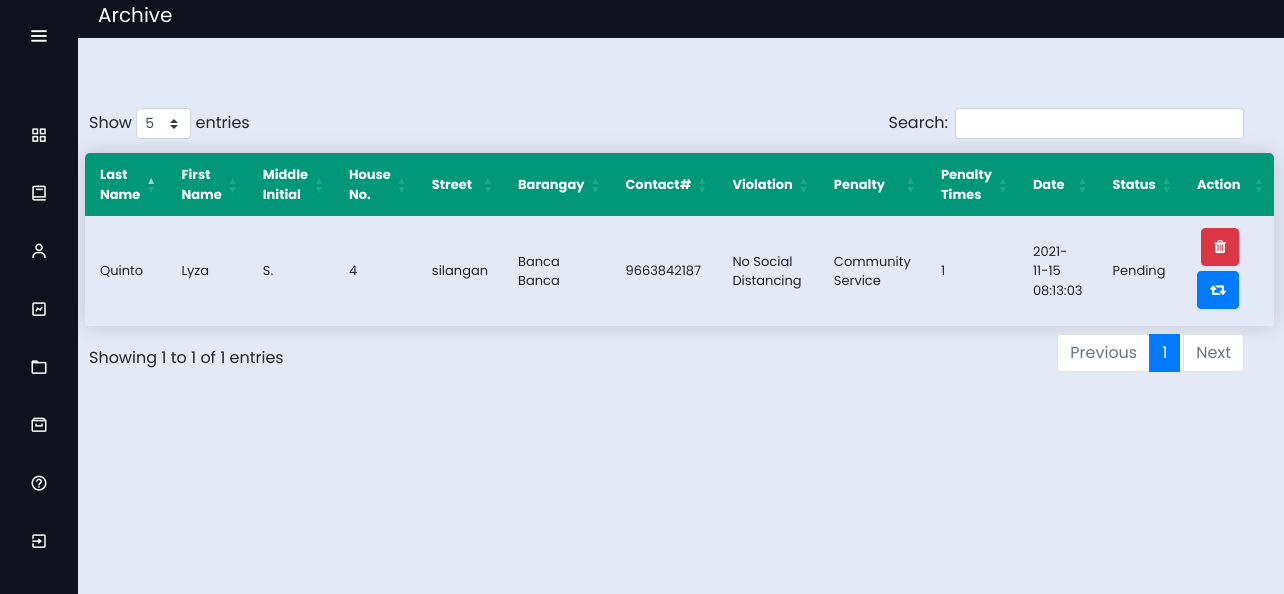
The page /bancabanca_archive on the database its author committed.
### tables this page shows
CREATE TABLE archive(
	id INTEGER PRIMARY KEY AUTOINCREMENT,
	last_name TEXT NOT NULL,
	first_name TEXT NOT NULL,
	middle_name TEXT NOT NULL,
	house_number TEXT NOT NULL,
	street TEXT NOT NULL,
	barangay TEXT NOT NULL,
	contact int NOT NULL,
	violation TEXT NOT NULL,
	penalty TEXT NOT NULL,
	total_penalty INTEGER NOT NULL,
	date TEXT NOT NULL,
	status TEXT NOT NULL	

);

### app.py (the view)
@app.route('/bancabanca_archive')
def bancabanca_archive():
    conn = get_db_connection()
    bancabanca = conn.execute("SELECT * FROM archive where barangay='Banca Banca'").fetchall()
    conn.close()
    return render_template('bancabanca_archive.html', bancabanca=bancabanca)

### app.py (called while the page is built)
def get_db_connection():
    conn = sqlite3.connect('database.db')
    conn.row_factory = sqlite3.Row
    return conn
    conn.close()
    c = conn.cursor()

### templates/bancabanca_archive.html (shortened to what this page needs)
<!DOCTYPE html>
<html lang="en" dir="ltr">
  <head>
    <link rel="stylesheet" href="../static/css/style5.css">
    <link href='https://unpkg.com/boxicons@2.0.7/css/boxicons.min.css' rel='stylesheet'>
    <link rel="stylesheet" href="../static/css/style2.css">
  <link rel="stylesheet" href="https://cdnjs.cloudflare.com/ajax/libs/font-awesome/4.7.0/css/font-awesome.min.css">
  <link rel="stylesheet" href="https://stackpath.bootstrapcdn.com/bootstrap/4.3.1/css/bootstrap.min.css">
  <link rel="stylesheet" type="text/css" href="https://cdn.datatables.net/1.10.23/css/dataTables.bootstrap4.min.css">
  <link rel="stylesheet" type="text/css" href="https://cdnjs.cloudflare.com/ajax/libs/twitter-bootstrap/4.5.2/css/bootstrap.css">
   </head>
<body>
  <div class="sidebar" >
    <div class="logo-details">
        <i class='bx bx-menu' id="btn" ></i>
    </div>
    <br>
    <ul class="nav-list">
      <li>
        <a href="{{ url_for('bancabanca_dashboard') }}">
          <i class='bx bx-grid-alt'></i>
        </a>
      </li>
      <li>
       <a href="{{ url_for('bancabanca') }}">
         <i class='bx bx-book' ></i>
       </a>
     </li>
      <li>
       <a href="{{ url_for('bancabanca_service') }}">
         <i class='bx bx-user' ></i>
       </a>
     </li>
     <li>
       <a href="{{ url_for('bancabanca_chart') }}">
         <i class='bx bx-chart' ></i>
       </a>
     </li>
     <li>
       <a href="{{ url_for('bancabanca_logs') }}">
         <i class='bx bx-folder' ></i>
       </a>
     </li>
     <li>
       <a href="{{ url_for('bancabanca_archive') }}">
         <i class='bx bx-archive' ></i>
       </a>
     </li>
     <li>
       <a href="{{ url_for('bancabanca_guidelines') }}">
         <i class='bx bx-help-circle' ></i>
       </a>
     </li>
     <li>
       <a href="{{ url_for('login') }}">
         <i class='bx bx-exit' ></i>
       </a>
     </li>
    </ul>
  </div>
  <section class="home-section">
<p style="background: #11101D; font-size: 20px; color: white;"> <label style="margin-left: 20px;">Archive </label><label style="float: right; margin-right: 20px;"></label>
      </p></br><br><br>
<div class="main" style="margin-left: 1px; margin-top: -90px;">
      <br>
   <input style="float: right; margin-right: 1280px; margin-top: px; font-weight: bold;" type="button" class="btn btn-xs btn-primary" value="Print Table" onclick="myApp.printTable()" />
  <br><br>
  <table class="content-table" id="example"  style="width: calc(100% - -30px); margin-left: -4px; font-size: 13px;">
  <thead style="background-color: ;">
  <tr >
    <th>Last Name</th>
    <th>First Name</th>
    <th>Middle Initial</th>
    <th>House No.</th>
    <th>Street</th>
    <th>Barangay</th>
    <th>Contact#</th>
    <th>Violation</th>
    <th>Penalty</th>
    <th>Penalty Times</th>
    <th>Date</th>
    <th>Status</th>
    <th width="110px">Action</th>
  </tr>
  </thead>
  {%for bb in bancabanca%}
  <tr>
  <td>{{bb['last_name']}}</td>
  <td>{{bb['first_name']}}</td>
  <td>{{bb['middle_name']}}</td>
  <td>{{bb['house_number']}}</td>
  <td>{{bb['street']}}</td>
    <td>{{bb['barangay']}}</td>
    <td>{{bb['contact']}}</td>
    <td>{{bb['violation']}}</td>
    <td>{{bb['penalty']}}</td>
    <td>{{bb['total_penalty']}}</td>
    <td>{{bb['date']}}</td>
    <td>{{bb['status']}}</td>
    <td>
      <center>
      <a href="{{url_for('delete_perma', table="bbvl",last_name=bb['last_name'] ,first_name=bb['first_name'] ,middle_name=bb['middle_name'] ,house_number=bb['house_number'] ,street=bb['street'] ,barangay=bb['barangay'] ,contact=bb['contact'] ,violation=bb['violation'] ,penalty=bb['penalty'] ,total_penalty=bb['total_penalty'] ,date=bb['date'] ,status=bb['status'])}}" class="btn btn-xs btn-danger" title="Click to Delete" style="margin-bottom: 5px;" onClick="return confirm('Are you sure you want to remove this permanently?')"><i class="fa fa-trash" aria-hidden="true" style="font-size: 15px;" ></i></a>
      <a href="{{url_for('restore', table="bbvl",last_name=bb['last_name'] ,first_name=bb['first_name'] ,middle_name=bb['middle_name'] ,house_number=bb['house_number'] ,street=bb['street'] ,barangay=bb['barangay'] ,contact=bb['contact'] ,violation=bb['violation'] ,penalty=bb['penalty'] ,total_penalty=bb['total_penalty'] ,date=bb['date'] ,status=bb['status'])}}" class="btn btn-xs btn-primary" title="Click to Restore" style="margin-bottom: 5px;" ><i class="fa fa-retweet" style="font-size: 15px;"></i></a>
      </center>
    </td>
  </tr>
  {%endfor%}
  </table>
  </div>
  </section>
</body>
</html>

### static/css/style5.css (style rules this page uses)
* { margin: 0; padding: 0; box-sizing: border-box; font-family: "Poppins" , sans-serif; }
.sidebar { position: fixed; left: 0; top: 0; height: 100%; width: 78px; background: #11101D; padding: 6px 14px; z-index: 99; transition: all 0.5s ease; }
.sidebar .logo-details { height: 60px; display: flex; align-items: center; position: relative; }
.sidebar .logo-details #btn { position: absolute; top: 50%; right: 0; transform: translateY(-50%); font-size: 22px; transition: all 0.4s ease; font-size: 23px; text-align: center; cursor: pointer; transition: all 0.5s ease; }
.sidebar i { color: #fff; height: 60px; min-width: 50px; font-size: 28px; text-align: center; line-height: 60px; }
.sidebar .nav-list { margin-top: 20px; height: 100%; }
.sidebar li { position: relative; margin: 8px 0; list-style: none; }
.sidebar li a { display: flex; height: 100%; width: 100%; border-radius: 12px; align-items: center; text-decoration: none; transition: all 0.4s ease; background: #11101D; }
.sidebar li i { height: 50px; line-height: 50px; font-size: 18px; border-radius: 12px; }
.home-section { position: relative; background: #E4E9F7; min-height: 100vh; top: 0; left: 78px; width: calc(100% - 78px); transition: all 0.5s ease; z-index: 2; }
.content-table { font-family: "Poppins" , sans-serif; border-collapse: collapse; margin: 25px 0; margin-top: 200px; font-size: 14px; min-width: 400px; border-radius: 5px 5px 0 0; overflow: hidden; box-shadow: 0 0 20px rgba(0, 0, 0, 0.15); margin-left: 20px; width: ; margin-top: -10px; width: calc(100% - 50px); }
.content-table thead tr { background-color: #009879; color: #ffffff; text-align: left; font-weight: bold; }
.content-table th, .content-table td { padding: 12px 15px; }
.content-table tbody tr { border-bottom: 1px solid #dddddd; }
.content-table tbody tr:last-of-type { border-bottom: 2px solid #009879; }

### static/css/style2.css (style rules this page uses)
body { margin:0px; padding: 0px; background-color:#1b203d; overflow: hidden; font-family: bernard; color: #1b203d; }
.main { margin-top: 50px; margin-left: 315px; margin-right: 30px; padding: 0px 10px; }
.btn { float: right; margin-right: 20px; }
table.dataTable thead .sorting:after, table.dataTable thead .sorting:before, table.dataTable thead .sorting_asc:after, table.dataTable thead .sorting_asc:before, table.dataTable thead .sorting_asc_disabled:after, table.dataTable thead .sorting_asc_disabled:before, table.dataTable thead .sorting_desc:after, table.dataTable thead .sorting_desc:before, table.dataTable thead .sorting_desc_disabled:after, table.dataTable thead .sorting_desc_disabled:before { bottom: .5em; }

### rows shown on the page
archive: last_name "Quinto", first_name "Lyza", middle_name "S.", house_number "4", street "silangan", barangay "Banca Banca", contact "9663842187", violation "No Social Distancing", penalty "Community Service", total_penalty "1", date "2021-11-15 08:13:03", status "Pending"
